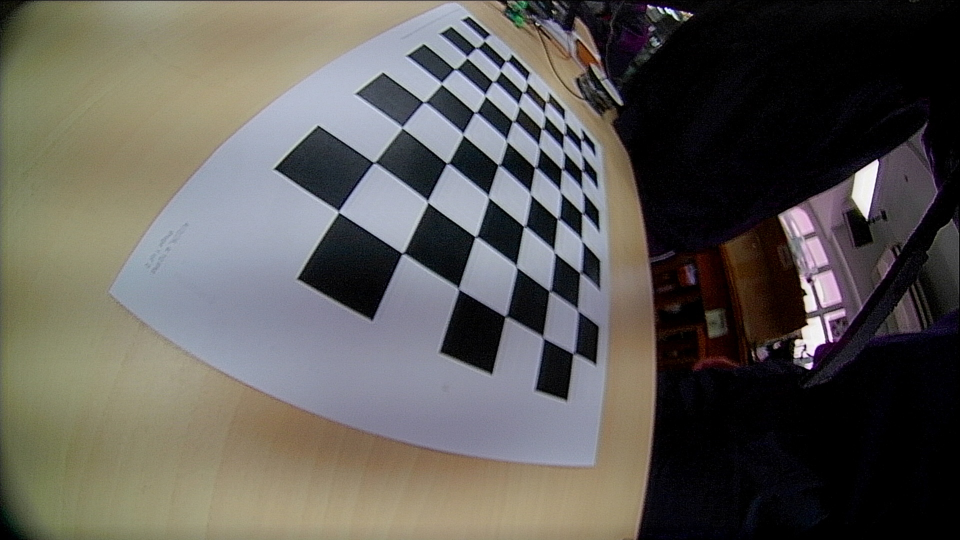
#> input picture 26_Mate/Distortion/calib_031.jpg, 1920 x 1080 px (shown at 1/2 size); its folder holds only this picture in this run
$ python photo_c.py   (older library calls are emulated)
#> lines starting #> are read from the running program, lines starting #| are printed output that depends on the picture
import numpy as np
import cv2
import sys
import os

# ================= 你的新参数 =================
DIM = (1920, 1080)
K = np.array([[399.78641805777386, 0.0, 815.0117204817026],
              [0.0, 309.829035534614, 467.347360718561],
              [0.0, 0.0, 1.0]])
D = np.array([[0.13337497900058767], [0.455174479504189],
              [-0.8086347685428306], [0.19747985262163673]])
# ============================================

def test_undistort_manual(img_path):
#> called with img_path = 'calib_031.jpg'
    if not os.path.exists(img_path): return
    img = cv2.imread(img_path)
#> img is the input picture: shape (1080, 1920, 3); mean B, G, R 86.1, 90.9, 93.9
    if img is None: return

    dim1 = img.shape[:2][::-1]
#> dim1 = (1920, 1080)

    # 1. 准备原始 K
    scaled_K = K * dim1[0] / DIM[0]
    scaled_K[2][2] = 1.0

    # 2. 【核心修改】手动构建 new_K，完全绕过自动估算
    # 我们直接用原始 K 的一部分作为新 K，这样绝对不会“爆炸”
    new_K = scaled_K.copy()

    # 手动缩放系数：0.4 表示缩小视场，让你能看到更多边缘（类似鱼眼效果）
    # 如果画面太小，可以改成 0.6 或 0.8
    scale_factor = 0.8

    new_K[0, 0] *= scale_factor # fx
    new_K[1, 1] *= scale_factor # fy

    # 强制让中心点保持在画面正中心
    new_K[0, 2] = dim1[0] / 2
    new_K[1, 2] = dim1[1] / 2

    print(f"手动设置缩放: {scale_factor}")

    # 3. 生成映射表
    map1, map2 = cv2.fisheye.initUndistortRectifyMap(
        scaled_K, D, np.eye(3), new_K, dim1, cv2.CV_16SC2
    )

    # 4. 重映射
    undistorted_img = cv2.remap(
        img, map1, map2, interpolation=cv2.INTER_LINEAR, borderMode=cv2.BORDER_CONSTANT
    )
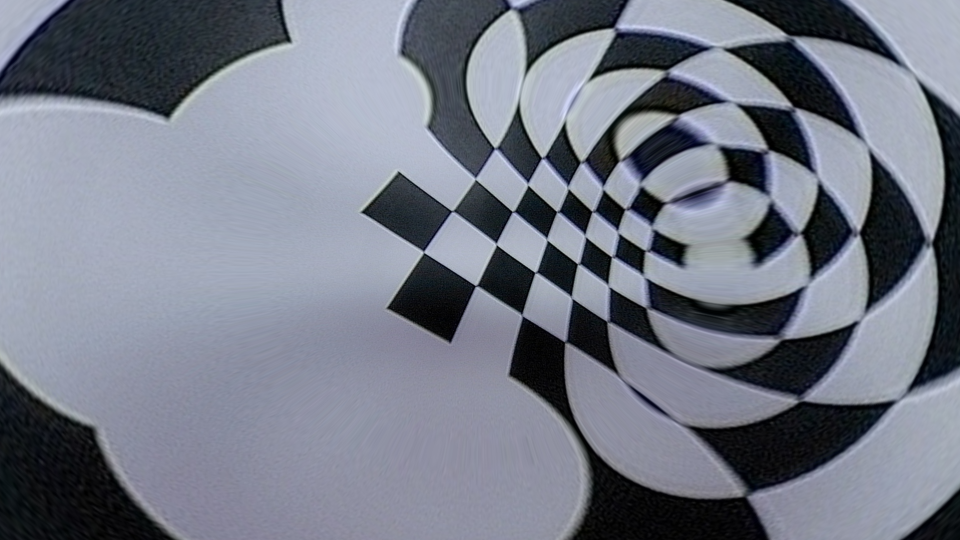
#> undistorted_img: shape (1080, 1920, 3) (shown at 1/2 size); mean B, G, R 134.8, 121.7, 116.6

    # 显示
    h, w = undistorted_img.shape[:2]
#> h = 1080; w = 1920
    show_img = cv2.resize(undistorted_img, (int(w/2), int(h/2)))
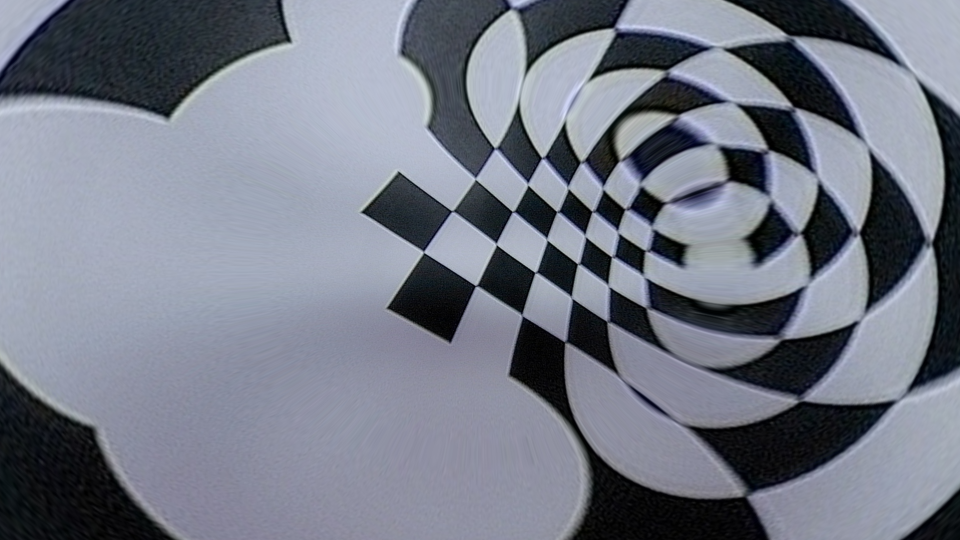
#> show_img: shape (540, 960, 3); mean B, G, R 134.9, 121.8, 116.8
    cv2.imshow("Manual Zoom Result", show_img)
    cv2.waitKey(0)

if __name__ == '__main__':
    import glob
    files = glob.glob("*.jpg")
    if len(files) > 0:
        test_undistort_manual(files[0])
    else:
        print("请放一张 jpg 图片")
    cv2.destroyAllWindows()
